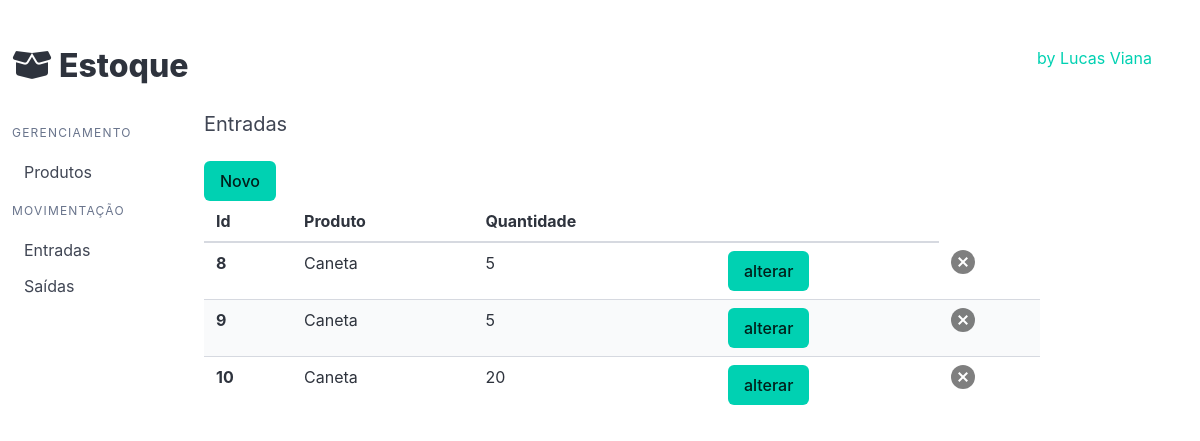
The page /entrada/list_entrada on the database as committed earlier.
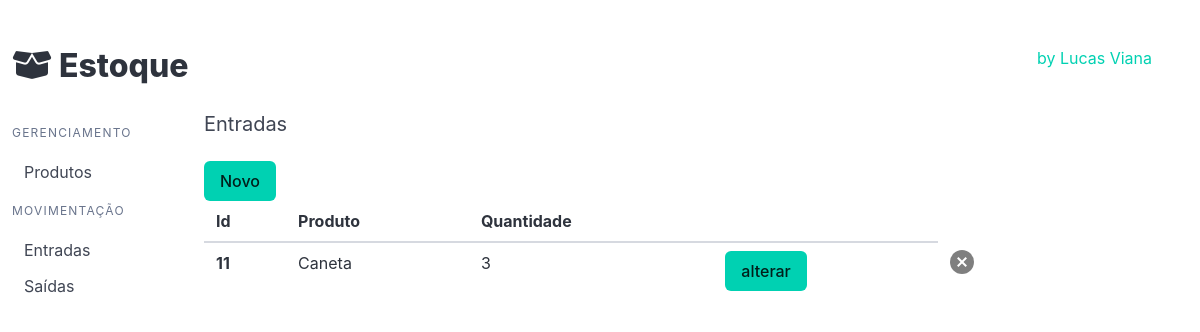
The same page on the database as committed later.
### entrada/models.py (models this page shows)
class Entradas(models.Model):
    produto = models.ForeignKey(Produtos, on_delete=models.CASCADE, verbose_name= 'Produto')
    preco = models.FloatField('Preco', default=0)
    quantidade = models.IntegerField('Quantidade', default=0)
    criado = models.DateTimeField('Criado em', auto_now_add=True)
    modificado = models.DateTimeField('Modificado em', auto_now=True)

### produto/models.py (models this page shows, shortened)
class Produtos(models.Model):
    produto = models.CharField('Produto', max_length=200)
    cor = models.ForeignKey(Cores, on_delete=models.PROTECT, verbose_name='Cor')
    descricao = models.TextField('Descriçao', blank=True)
    quantidade = models.IntegerField('Quantidade', default=0)
    preco = models.DecimalField('Preço', decimal_places=2, max_digits=8, default=0)
    criado = models.DateTimeField('Criado em', auto_now_add=True)
    modificado = models.DateField('Modificado em', auto_now=True)
    def __str__(self):
        return self.produto
    class Meta:
        verbose_name = 'Produto'
        verbose_name_plural = 'Produtos'
        ordering = ['-produto']

### entrada/views.py (the view)
# urls.py: path('list_entrada', list_entrada, name='list_entrada'),
def list_entrada(request):
    entradas = Entradas.objects.all()
    template_name = 'list_entrada.html'
    context = {
        'entradas': entradas
    }
    return render(request, template_name, context)

### entrada/templates/list_entrada.html
{% extends 'base.html' %}{% block product %}
<h2 class="subtitle">Entradas</h2>
<a class="button is-primary" href="{% url 'entrada:new_entrada' %}">Novo</a>
<table class="table is-striped is-hoverable is-fullwidth">
  <thead>
    <tr>
      <th>Id</th>
      <th>Produto</th>
      <th>Quantidade</th>
      <th></th>
    </tr>
  </thead>
  <tbody>{% for entrada in entradas %}<tr>
      <th>{{ entrada.id }}</th>
      <td>{{ entrada.produto }}</td>
      <td>{{ entrada.quantidade }}</td>
      <td><a class="button is-primary" href="{% url 'entrada:update_entrada' entrada.id %}">alterar</a></td>
      <td><a class="delete is-medium" href="{% url 'entrada:delete_entrada' entrada.id %}"></a></td>
    </tr>{% endfor %} </tbody>
</table>
{% endblock %}

### core/templates/base.html (shortened to what this page needs)
<!DOCTYPE html>
<html lang="pt-br">
<head>
  {% load static %}
  <link rel="stylesheet" href="https://cdn.jsdelivr.net/npm/bulma@1.0.4/css/bulma.min.css">
</head>
<body>
  <nav class="navbar mr-6 ml-5 mt-6 mb-3">
    <a class="navbar-brand" href="{% url 'index' %}">
      <h1 class="title">
        <span class="icon is-small mr-3">
          <i class="fa-solid fa-box-open"></i>
        </span>
        Estoque
      </h1>
    </a>
    <div class="navbar-end">
      <h2 class="subtitle is-6 has-text-primary">by Lucas Viana</h2>
    </div>
  </nav>
  <div class="columns is-mobile" style="height: 100%;">
    <div class="column is-2 sidebar">
      <aside class="menu p-3">
        <p class="menu-label">GERENCIAMENTO</p>
        <ul class="menu-list">
          <li><a href="{% url 'produto:list_produto' %}">Produtos</a></li>
        </ul>
        <p class="menu-label">MOVIMENTAÇÃO</p>
        <ul class="menu-list">
          <li><a href="{% url 'entrada:list_entrada' %}">Entradas</a></li>
          <li><a href="{% url 'saida:list_saida' %}">Saídas</a></li>
        </ul>
      </aside>
    </div>
    <div class="column" style="margin-right: 10rem;">
      {% block product %}{% endblock %}
    </div>
  </div>
</body>
</html>

Rows that differ between the two databases and show on the page:
removed Entradas: id "8", produto "Caneta", quantidade "5"
removed Entradas: id "9", produto "Caneta", quantidade "5"
removed Entradas: id "10", produto "Caneta", quantidade "20"
added Entradas: id "11", produto "Caneta", quantidade "3"
